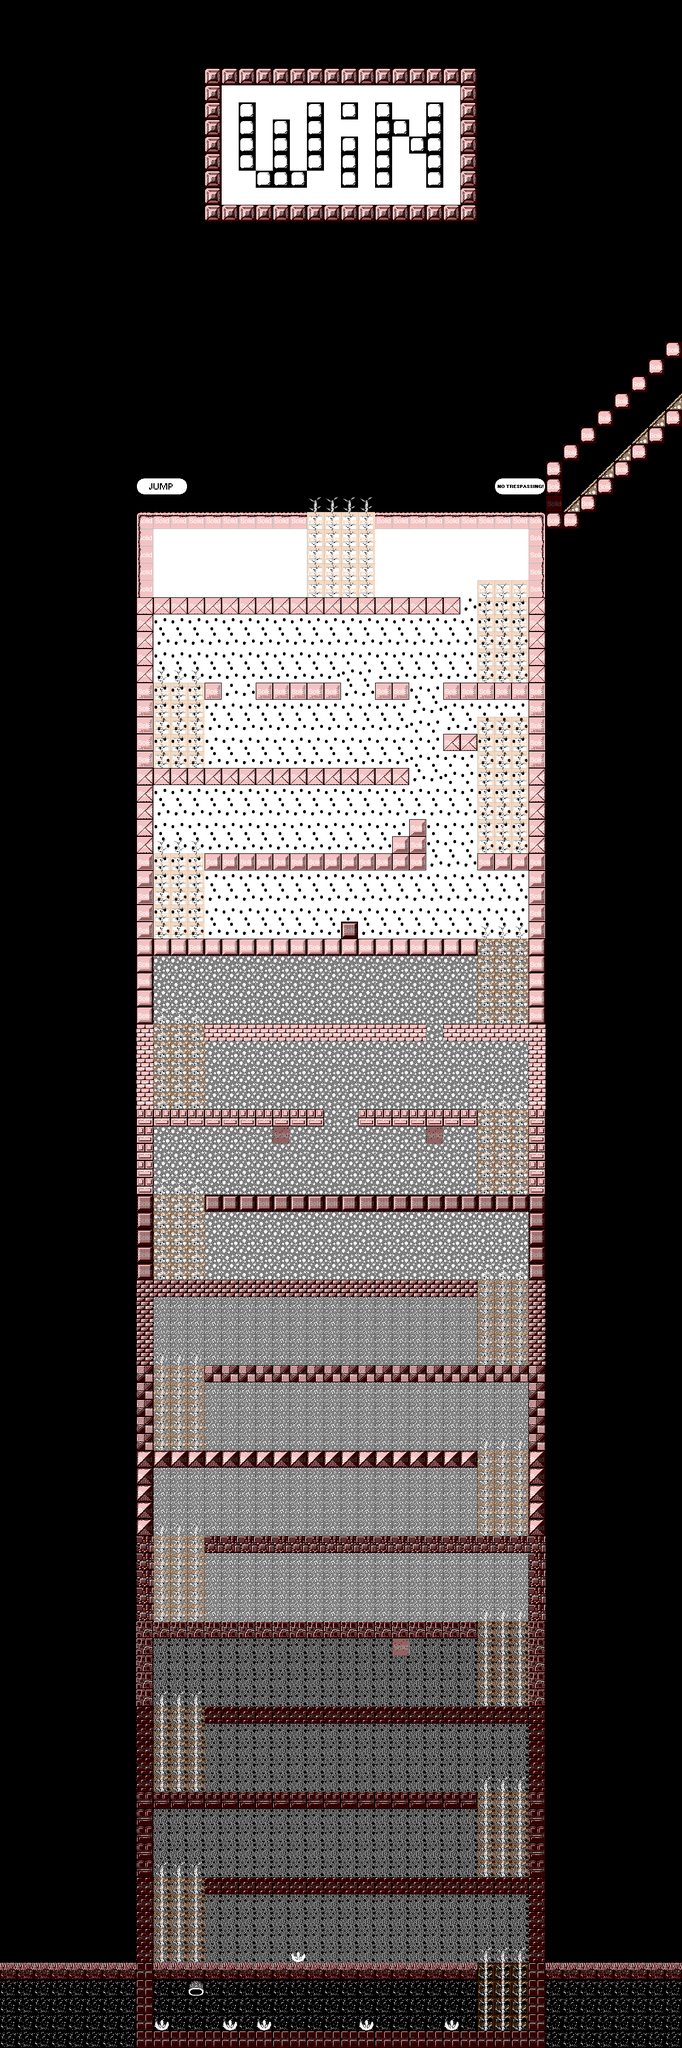

A 2D game scene composited from a Tiled map and its tileset images. What follows is a short description and the map's XML, with each tile layer's data collapsed to a summary:
An orthogonal 40x120 tile map with 32x32 px tiles, 5 tile layers (parallax, Background, Walls, Foreground, ...), 2 tilesets and 71 objects (38x me.ObjectEntity, 13x EnemyEntity, playerspawnpoint, dnadentity1, EnemyEntity20, ...).

<map version="1.0" orientation="orthogonal" width="40" height="120" tilewidth="32" tileheight="32">
 <tileset firstgid="1" name="tiles" tilewidth="32" tileheight="32">
  <image source="tiles.png" width="192" height="640" />
 </tileset>
 <tileset firstgid="121" name="metatiles32x32" tilewidth="32" tileheight="32">
  <image source="metatiles32x32.png" width="192" height="32" />
  <tile id="0">
   <properties>
    <property name="type" value="solid" />
   </properties>
  </tile>
  <tile id="1">
   <properties>
    <property name="type" value="platform" />
   </properties>
  </tile>
  <tile id="2">
   <properties>
    <property name="type" value="lslope" />
   </properties>
  </tile>
  <tile id="3">
   <properties>
    <property name="type" value="rslope" />
   </properties>
  </tile>
  <tile id="4">
   <properties>
    <property name="type" value="ladder" />
   </properties>
  </tile>
  <tile id="5">
   <properties>
    <property name="type" value="break" />
   </properties>
  </tile>
 </tileset>
 <layer name="parallax" width="40" height="120">
  <properties>
   <property name="imagesrc" value="background" />
   <property name="parallax" value="true" />
  </properties>
  <data>[4800 cells, 0 non-empty, 0 distinct tile ids]</data>
 </layer>
 <layer name="Background" width="40" height="120">
  <data>[4800 cells, 1888 non-empty, 9 distinct tile ids]</data>
 </layer>
 <layer name="Walls" width="40" height="120">
  <data>[4800 cells, 949 non-empty, 27 distinct tile ids]</data>
 </layer>
 <objectgroup color="#ffff00" name="entities" width="40" height="120">
  <object name="playerspawnpoint" x="352" y="3776" width="32" height="32">
   <properties>
    <property name="image" value="player" />
    <property name="spriteheight" value="32" />
    <property name="spritewidth" value="24" />
   </properties>
  </object>
  <object name="dnadentity1" x="864" y="3776" width="32" height="32" />
  <object name="me.ObjectEntity" gid="120" x="512" y="2880">
   <properties>
    <property name="collidable" value="true" />
    <property name="type" value="trapObject" />
   </properties>
  </object>
  <object name="me.ObjectEntity" gid="120" x="703" y="3690">
   <properties>
    <property name="collidable" value="true" />
    <property name="type" value="trapObject" />
   </properties>
  </object>
  <object name="me.ObjectEntity" gid="120" x="609" y="3051">
   <properties>
    <property name="collidable" value="true" />
    <property name="type" value="trapObject" />
   </properties>
  </object>
  <object name="me.ObjectEntity" gid="120" x="640" y="2730">
   <properties>
    <property name="collidable" value="true" />
    <property name="type" value="trapObject" />
   </properties>
  </object>
  <object name="me.ObjectEntity" gid="120" x="384" y="2720">
   <properties>
    <property name="collidable" value="true" />
    <property name="type" value="trapObject" />
   </properties>
  </object>
  </objectgroup>
 <layer name="Foreground" width="40" height="120">
  <data>[4800 cells, 25 non-empty, 16 distinct tile ids]</data>
 </layer>
 <layer name="Collision" width="40" height="120" opacity="0.24">
  <data>[4800 cells, 906 non-empty, 3 distinct tile ids]</data>
 </layer>
</map>
<!-- 64 of 71 objects omitted -->